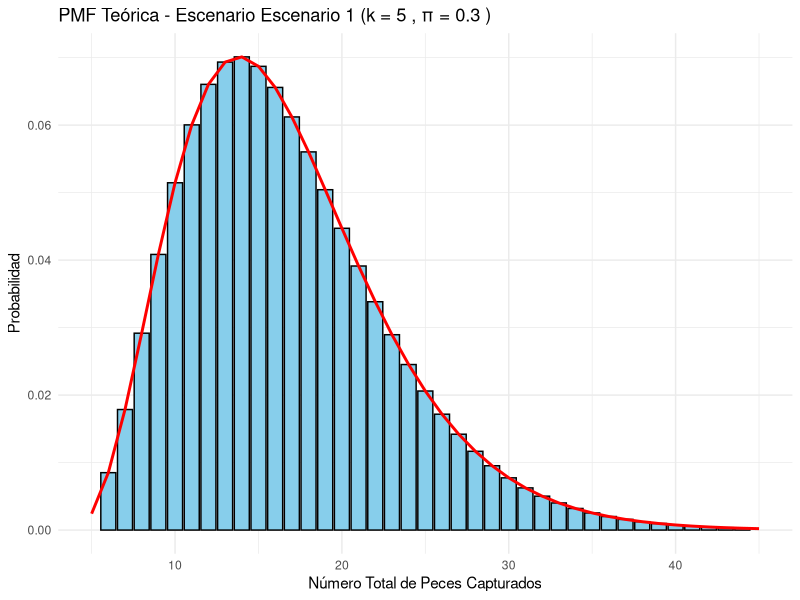
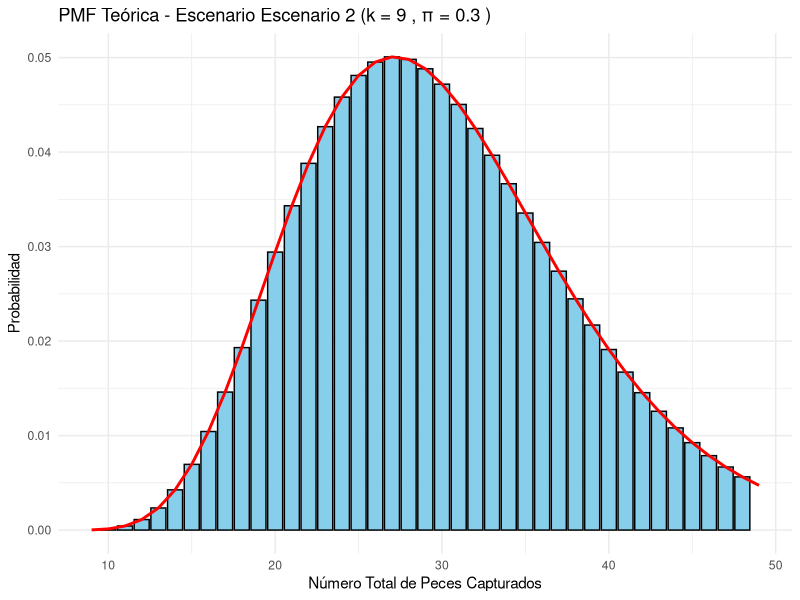
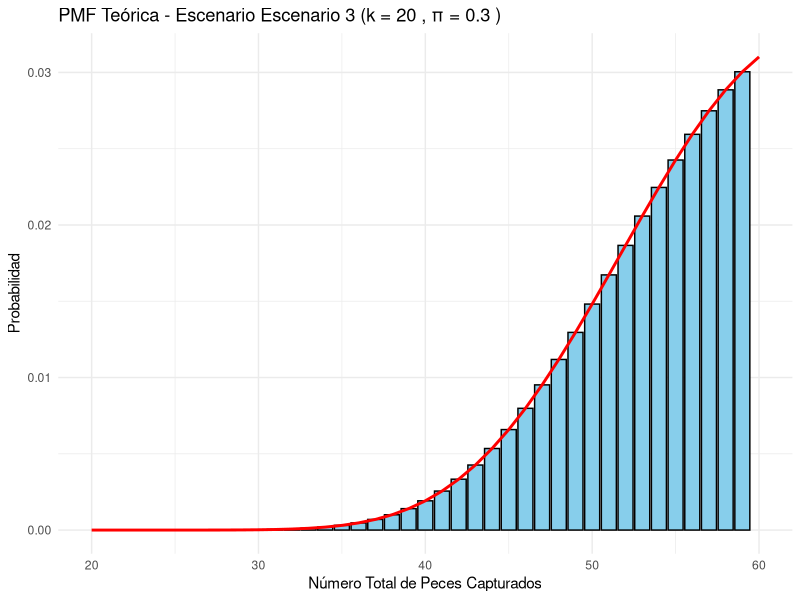

The R source for these figures, in order:
# -------------------------------
# UNIVERSIDAD AUTONOMA DE OCCIDENTE
## MAESTRIA EN INTELIGENCIA ARTIFICIAL Y CIENCIA DE DATOS
## INFERENCIA ESTADISTICA
## DESAFÍO 1
## Profesor: Cristian E García.
## Alumno: Yoniliman Galvis Aguirre
## Codigo: 22500214
## CALI - COLOMBIA
### 02/24/2025
# -------------------------------

# -------------------------------
# PREPARAR EL SISTEMA Y CARGAR LIBRERIAS Y 
# -------------------------------

# Variable de control para habilitar o deshabilitar la eliminación de archivos, si tiene problemas para instalar un paqute puede que ayude borrar estos archivos , primero ejecuta este Chunk en FALSE, si hay problemas llevalo a TRUE y ejecuta este Chunk de nuevo. ES probable que tenga que instalar las siguientes dependencias uasndo los siguientes comandos en uan terminal: 
# sudo apt-get update
# sudo apt-get install libharfbuzz-dev libfribidi-dev libcurl4-openssl-dev libssl-dev libxml2-dev libfontconfig1-dev libfreetype6-dev libpng-dev libtiff5-dev libjpeg-dev

eliminar_archivos_habilitado <- FALSE

# Definir los archivos a eliminar
archivos <- c(".Rhistory", ".RData", ".Rprofile")

# Función para eliminar los archivos si existen
eliminar_archivos <- function(archivos) {
  for (archivo in archivos) {
    if (file.exists(archivo)) {
      file.remove(archivo)
      cat("Archivo eliminado:", archivo, "\n")
    } else {
      cat("Archivo no encontrado:", archivo, "\n")
    }
  }
}

# Eliminar los archivos si se habilitó la opción
if (eliminar_archivos_habilitado) {
  eliminar_archivos(archivos)
} else {
  cat("La eliminación de archivos está deshabilitada.\n")
}

# Instalar y cargar el paquete para manejo de conflictos
install.packages("conflicted")
library(conflicted)

# Preferir funciones específicas de paquetes que estan en conflicto en la librería tidyverse purrr y tidyr las cuales tienen funciones con nombres iguales "stats" y "caret". así que vamos adefinir cual de estas funciones vamos a preferir

conflict_prefer("filter", "dplyr")
conflict_prefer("lag", "dplyr")
conflict_prefer("lift", "purrr")

# Para hacer isntalacion de varios paquetes creamos un vector que contenga los nombre de los paquetes que queremos instalar
paquetes <- c("dplyr", "ggplot2", "caret", "ModelMetrics", "stats4", "tidyverse","tidyr")

# hacemos una Función que nos permite instalar paquetes si no están ya instalados en el sistema
instalar_paquetes <- function(paquetes) {
  paquetes_instalados <- paquetes[paquetes %in% installed.packages()[,"Package"]]
  nuevos_paquetes <- paquetes[!(paquetes %in% installed.packages()[,"Package"])]
  
  if(length(nuevos_paquetes)) {
    install.packages(nuevos_paquetes, quiet = TRUE)
    cat("Se instalaron los siguientes paquetes:", nuevos_paquetes, "\n")
  } else {
    cat("Todos los paquetes ya están instalados.\n")
  }
  
  if(length(paquetes_instalados)) {
    cat("Los siguientes paquetes ya estaban instalados:", paquetes_instalados, "\n")
  }
}

# Instala los paquetes que son necesarios
instalar_paquetes(paquetes)


# Cargar los paquetes
library(dplyr)
library(ggplot2)
library(caret)
library(ModelMetrics)
library(stats4)
library(tidyverse)
library(tidyr)

# -------------------------------
# SITUACION 1
# -------------------------------

# Estimacion de la proporcion de peces en el oceano pacífico
## Definimos los parámetros para hacer la simulacion
set.seed(1234)

# pi_verdadero es el valor real del parámetro que queremos estimar, en este caso es la proporcion de la especie de peces en el oceano pacífico $\pi$, contra este valor es que vamos a comparar los estimadores en la simulación, sin este valor no podriamos hacer la validacion del ECM ó del sesgo de la simulación. Si no se conoce el valor pi_verdadero, no es posible usar ECM y tocaría evaluar el rendimiento con otras métricas como varianza, intervalos de confianza o por estudios previos de muestreo.
pi_verdadero <- 0.3  # Valor verdadero de π (0 < π ≤ 0.5)

# Definimos los 3 escenarios: n = número de barcos, k = número de capturas requeridas
Escenarios <- list("Escenario 1" = list(n = 10, k = 5),
                   "Escenario 2" = list(n = 20, k = 9),
                   "Escenario 3" = list(n = 50, k = 20))

B <- 500  # Número de simulaciones por escenario

# --- Función para el Estimador Bayesiano ó Prior---
# Calcula la media del posterior con prior uniforme en (0, 0.5)
media <- function(sum_x, n, k) {
  post_density <- function(pi) {
    2 * pi^(n * k) * (1 - pi)^(sum_x - n * k)
  }
  norm_const <- integrate(post_density, lower = 0, upper = 0.5)$value
  num_int <- integrate(function(pi) pi * post_density(pi),
                       lower = 0, upper = 0.5)$value
  return(num_int / norm_const)
}

# --- Definición de los Estimadores Propuestos ---

# 1. Estimador MLE (o basado en la media muestral)
estimador_mle <- function(data, k) { 
  k / mean(data) 
}

# 2. Estimador basado en transformación logarítmica
# Evitamos usar el nombre "log" para no colisionar con la función base.
estimador_log <- function(data, k) { 
  exp(mean(log(k / data))) 
}

# 3. Estimador Bayesiano
estimador_bayes <- function(data, k) { 
  media(sum(data), length(data), k) 
}

# 4. Estimador UMVUE (insesgado)
estimador_umvue <- function(data, k) {
  (length(data) * k - 1) / (sum(data) - 1)
}

# --- Simulaciones y Comparaciones ---
result <- list()           # Para almacenar el ECM de cada estimador por escenario
estimates_all <- data.frame()  # Para recolectar los valores estimados y graficarlos

for (esc in names(Escenarios)) {
  n <- Escenarios[[esc]]$n
  k <- Escenarios[[esc]]$k
  
  # Matriz para almacenar los valores de cada estimador en cada simulación
  est <- matrix(NA, nrow = B, ncol = 4)
  colnames(est) <- c("MLE", "Logaritmo", "Bayes", "UMVUE")
  
  for (i in 1:B) {
    # Generar datos para n barcos:
    # rnbinom(n, size = k, prob = pi_verdadero) genera el número de fracasos hasta k éxitos.
    # Sumamos k para obtener el total de capturas.
    data <- rnbinom(n, size = k, prob = pi_verdadero) + k
    
    # Calcular cada uno de los estimadores:
    est[i, "MLE"]       <- estimador_mle(data, k)
    est[i, "Logaritmo"] <- estimador_log(data, k)
    est[i, "Bayes"]     <- estimador_bayes(data, k)
    est[i, "UMVUE"]     <- estimador_umvue(data, k)
  }
  
  # Calcular el ECM para cada estimador en el escenario actual
  ECM <- colMeans((est - pi_verdadero)^2)
  result[[esc]] <- ECM
  
  # Convertir a formato largo para graficar
  df <- as.data.frame(est)  # Se usa "est" (no "estimaciones")
  df$Simulacion <- 1:B
  df_long <- pivot_longer(df, cols = c("MLE", "Logaritmo", "Bayes", "UMVUE"),
                          names_to = "Estimador", values_to = "Valor")
  df_long$Escenario <- esc
  estimates_all <- rbind(estimates_all, df_long)
}

# Mostrar los resultados (ECM) para cada escenario
for (esc in names(result)) {
  cat("\nEscenario", esc, "\n")
  print(result[[esc]])
}

# --- Graficar la PMF teórica de la distribución negativa binomial para cada escenario ---
# Esto ilustra la distribución de capturas en un solo barco (para cada k del escenario)
for (esc in names(Escenarios)) {
  k_vis <- Escenarios[[esc]]$k
  x_vals <- k_vis:(k_vis + 40)
  # Redondeamos para asegurarnos de tener valores enteros en la función dnbinom
  pmf_vals <- dnbinom(round(x_vals - k_vis), size = k_vis, prob = pi_verdadero)
  df_teorico <- data.frame(Total = x_vals, Probabilidad = pmf_vals)
  
  set.seed(123)  # Para reproducibilidad
  n_sim <- 10000
  simulados <- rnbinom(n_sim, size = k_vis, prob = pi_verdadero) + k_vis
  df_sim <- data.frame(Total = simulados)
  
  g <- ggplot(df_teorico, aes(x = Total, y = Probabilidad)) +
    geom_bar(stat = "identity", fill = "skyblue", color = "black") +
    geom_line(data = df_teorico, aes(x = Total, y = Probabilidad),
              color = "red", size = 1) +
    labs(title = paste("PMF Teórica - Escenario", esc, "(k =", k_vis, ", π =", pi_verdadero, ")"),
         x = "Número Total de Peces Capturados", y = "Probabilidad") +
    xlim(c(k_vis, k_vis + 40)) +
    theme_minimal()
  
  print(g)
}

# Construir la tabla ECM utilizando sapply y verificando que cada estimador exista
ECM_tabla <- data.frame(
  Escenario   = names(result),
  n           = sapply(names(result), function(x) Escenarios[[x]]$n),
  k           = sapply(names(result), function(x) Escenarios[[x]]$k),
  MLE         = sapply(result, function(x) { if("MLE" %in% names(x)) as.numeric(x["MLE"]) else NA }),
  Logaritmo   = sapply(result, function(x) { if("Logaritmo" %in% names(x)) as.numeric(x["Logaritmo"]) else NA }),
  Bayes       = sapply(result, function(x) { if("Bayes" %in% names(x)) as.numeric(x["Bayes"]) else NA }),
  UMVUE       = sapply(result, function(x) { if("UMVUE" %in% names(x)) as.numeric(x["UMVUE"]) else NA }),
  stringsAsFactors = FALSE
)


# Resumen de EMC de el desempeño de los estimadores en cada escenario planteado
if(requireNamespace("knitr", quietly = TRUE)){
  knitr::kable(ECM_tabla, caption = "ECM de cada estimador por escenario, donde n = número de barcos, k = número de capturas requeridas")
} else {
  print(ECM_tabla)
}
